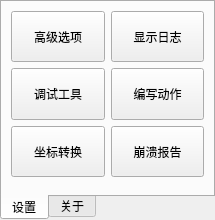
<?xml version="1.0" encoding="UTF-8"?>
<ui version="4.0">
 <class>SettingDialog</class>
 <widget class="QDialog" name="SettingDialog">
  <property name="geometry">
   <rect>
    <x>0</x>
    <y>0</y>
    <width>215</width>
    <height>220</height>
   </rect>
  </property>
  <property name="sizePolicy">
   <sizepolicy hsizetype="Expanding" vsizetype="Expanding">
    <horstretch>0</horstretch>
    <verstretch>0</verstretch>
   </sizepolicy>
  </property>
  <property name="minimumSize">
   <size>
    <width>215</width>
    <height>215</height>
   </size>
  </property>
  <property name="windowTitle">
   <string>更多设置</string>
  </property>
  <layout class="QGridLayout" name="gridLayout">
   <property name="leftMargin">
    <number>0</number>
   </property>
   <property name="topMargin">
    <number>0</number>
   </property>
   <property name="rightMargin">
    <number>0</number>
   </property>
   <property name="bottomMargin">
    <number>0</number>
   </property>
   <item row="0" column="0">
    <widget class="QTabWidget" name="tabWidget">
     <property name="tabPosition">
      <enum>QTabWidget::South</enum>
     </property>
     <property name="currentIndex">
      <number>0</number>
     </property>
     <widget class="QWidget" name="tab">
      <property name="sizePolicy">
       <sizepolicy hsizetype="Expanding" vsizetype="Expanding">
        <horstretch>0</horstretch>
        <verstretch>0</verstretch>
       </sizepolicy>
      </property>
      <attribute name="title">
       <string>设置</string>
      </attribute>
      <layout class="QGridLayout" name="gridLayout_2">
       <item row="3" column="0">
        <spacer name="verticalSpacer_2">
         <property name="orientation">
          <enum>Qt::Vertical</enum>
         </property>
         <property name="sizeType">
          <enum>QSizePolicy::Preferred</enum>
         </property>
         <property name="sizeHint" stdset="0">
          <size>
           <width>20</width>
           <height>8</height>
          </size>
         </property>
        </spacer>
       </item>
       <item row="1" column="1">
        <widget class="QPushButton" name="pb_customcommand">
         <property name="sizePolicy">
          <sizepolicy hsizetype="Expanding" vsizetype="Expanding">
           <horstretch>0</horstretch>
           <verstretch>0</verstretch>
          </sizepolicy>
         </property>
         <property name="maximumSize">
          <size>
           <width>16777215</width>
           <height>16777215</height>
          </size>
         </property>
         <property name="focusPolicy">
          <enum>Qt::NoFocus</enum>
         </property>
         <property name="text">
          <string>编写动作</string>
         </property>
         <property name="icon">
          <iconset resource="../pictures.qrc">
           <normaloff>:/customcommand/picture/create.gif</normaloff>:/customcommand/picture/create.gif</iconset>
         </property>
         <property name="iconSize">
          <size>
           <width>18</width>
           <height>18</height>
          </size>
         </property>
        </widget>
       </item>
       <item row="0" column="1">
        <widget class="QPushButton" name="pb_showlog">
         <property name="sizePolicy">
          <sizepolicy hsizetype="Expanding" vsizetype="Expanding">
           <horstretch>0</horstretch>
           <verstretch>0</verstretch>
          </sizepolicy>
         </property>
         <property name="focusPolicy">
          <enum>Qt::NoFocus</enum>
         </property>
         <property name="text">
          <string>显示日志</string>
         </property>
         <property name="icon">
          <iconset resource="../pictures.qrc">
           <normaloff>:/log/picture/paper.gif</normaloff>:/log/picture/paper.gif</iconset>
         </property>
         <property name="iconSize">
          <size>
           <width>18</width>
           <height>18</height>
          </size>
         </property>
        </widget>
       </item>
       <item row="0" column="0">
        <widget class="QPushButton" name="pb_advanced">
         <property name="sizePolicy">
          <sizepolicy hsizetype="Expanding" vsizetype="Expanding">
           <horstretch>0</horstretch>
           <verstretch>0</verstretch>
          </sizepolicy>
         </property>
         <property name="minimumSize">
          <size>
           <width>0</width>
           <height>0</height>
          </size>
         </property>
         <property name="focusPolicy">
          <enum>Qt::NoFocus</enum>
         </property>
         <property name="text">
          <string>高级选项</string>
         </property>
         <property name="icon">
          <iconset resource="../pictures.qrc">
           <normaloff>:/advanced/picture/gears.gif</normaloff>:/advanced/picture/gears.gif</iconset>
         </property>
         <property name="iconSize">
          <size>
           <width>20</width>
           <height>20</height>
          </size>
         </property>
        </widget>
       </item>
       <item row="1" column="0">
        <widget class="QPushButton" name="pb_debug_tool">
         <property name="sizePolicy">
          <sizepolicy hsizetype="Expanding" vsizetype="Expanding">
           <horstretch>0</horstretch>
           <verstretch>0</verstretch>
          </sizepolicy>
         </property>
         <property name="maximumSize">
          <size>
           <width>16777215</width>
           <height>16777215</height>
          </size>
         </property>
         <property name="focusPolicy">
          <enum>Qt::NoFocus</enum>
         </property>
         <property name="text">
          <string>调试工具</string>
         </property>
         <property name="icon">
          <iconset resource="../pictures.qrc">
           <normaloff>:/debug/picture/tool.gif</normaloff>:/debug/picture/tool.gif</iconset>
         </property>
         <property name="iconSize">
          <size>
           <width>18</width>
           <height>18</height>
          </size>
         </property>
        </widget>
       </item>
       <item row="2" column="0">
        <widget class="QPushButton" name="pb_coordinate_transformation">
         <property name="sizePolicy">
          <sizepolicy hsizetype="Expanding" vsizetype="Expanding">
           <horstretch>0</horstretch>
           <verstretch>0</verstretch>
          </sizepolicy>
         </property>
         <property name="maximumSize">
          <size>
           <width>16777215</width>
           <height>16777215</height>
          </size>
         </property>
         <property name="focusPolicy">
          <enum>Qt::NoFocus</enum>
         </property>
         <property name="toolTip">
          <string>&lt;html&gt;&lt;head/&gt;&lt;body&gt;&lt;p&gt;根据本机分辨率进行适应性调整&lt;/p&gt;&lt;/body&gt;&lt;/html&gt;</string>
         </property>
         <property name="styleSheet">
          <string notr="true"/>
         </property>
         <property name="text">
          <string>坐标转换</string>
         </property>
         <property name="icon">
          <iconset resource="../pictures.qrc">
           <normaloff>:/setting/picture/refresh.gif</normaloff>:/setting/picture/refresh.gif</iconset>
         </property>
         <property name="iconSize">
          <size>
           <width>18</width>
           <height>18</height>
          </size>
         </property>
        </widget>
       </item>
       <item row="2" column="1">
        <widget class="QPushButton" name="pb_crashreport">
         <property name="sizePolicy">
          <sizepolicy hsizetype="Expanding" vsizetype="Expanding">
           <horstretch>0</horstretch>
           <verstretch>0</verstretch>
          </sizepolicy>
         </property>
         <property name="focusPolicy">
          <enum>Qt::NoFocus</enum>
         </property>
         <property name="text">
          <string>崩溃报告</string>
         </property>
         <property name="icon">
          <iconset resource="../pictures.qrc">
           <normaloff>:/setting/picture/crash.gif</normaloff>:/setting/picture/crash.gif</iconset>
         </property>
         <property name="iconSize">
          <size>
           <width>19</width>
           <height>19</height>
          </size>
         </property>
        </widget>
       </item>
      </layout>
     </widget>
     <widget class="QWidget" name="tab_2">
      <property name="sizePolicy">
       <sizepolicy hsizetype="Expanding" vsizetype="Expanding">
        <horstretch>0</horstretch>
        <verstretch>0</verstretch>
       </sizepolicy>
      </property>
      <attribute name="title">
       <string>关于</string>
      </attribute>
      <layout class="QVBoxLayout" name="verticalLayout">
       <item>
        <widget class="QFrame" name="frame_2">
         <property name="sizePolicy">
          <sizepolicy hsizetype="Expanding" vsizetype="Expanding">
           <horstretch>0</horstretch>
           <verstretch>0</verstretch>
          </sizepolicy>
         </property>
         <property name="frameShape">
          <enum>QFrame::StyledPanel</enum>
         </property>
         <property name="frameShadow">
          <enum>QFrame::Raised</enum>
         </property>
         <layout class="QGridLayout" name="gridLayout_3">
          <property name="topMargin">
           <number>0</number>
          </property>
          <property name="bottomMargin">
           <number>0</number>
          </property>
          <item row="0" column="0">
           <widget class="QLabel" name="lb_chat">
            <property name="layoutDirection">
             <enum>Qt::LeftToRight</enum>
            </property>
            <property name="text">
             <string>交流频道：</string>
            </property>
           </widget>
          </item>
          <item row="0" column="1">
           <widget class="QPushButton" name="pb_qqchat">
            <property name="sizePolicy">
             <sizepolicy hsizetype="Expanding" vsizetype="Expanding">
              <horstretch>0</horstretch>
              <verstretch>0</verstretch>
             </sizepolicy>
            </property>
            <property name="minimumSize">
             <size>
              <width>25</width>
              <height>25</height>
             </size>
            </property>
            <property name="maximumSize">
             <size>
              <width>16777215</width>
              <height>16777215</height>
             </size>
            </property>
            <property name="cursor">
             <cursorShape>PointingHandCursor</cursorShape>
            </property>
            <property name="styleSheet">
             <string notr="true">QPushButton {  
    border: none; /* 移除默认边框 */  
    border-radius: 10px; /* 设置圆角半径，根据需要调整 */  
    background-color: rgb(240, 240, 240); /* 设置背景颜色 */  
}</string>
            </property>
            <property name="text">
             <string/>
            </property>
            <property name="icon">
             <iconset resource="../pictures.qrc">
              <normaloff>:/setting/picture/comments.gif</normaloff>:/setting/picture/comments.gif</iconset>
            </property>
            <property name="iconSize">
             <size>
              <width>27</width>
              <height>27</height>
             </size>
            </property>
           </widget>
          </item>
          <item row="1" column="1">
           <widget class="QPushButton" name="pb_help">
            <property name="sizePolicy">
             <sizepolicy hsizetype="Expanding" vsizetype="Expanding">
              <horstretch>0</horstretch>
              <verstretch>0</verstretch>
             </sizepolicy>
            </property>
            <property name="minimumSize">
             <size>
              <width>25</width>
              <height>25</height>
             </size>
            </property>
            <property name="maximumSize">
             <size>
              <width>16777215</width>
              <height>16777215</height>
             </size>
            </property>
            <property name="cursor">
             <cursorShape>PointingHandCursor</cursorShape>
            </property>
            <property name="toolTip">
             <string>&lt;html&gt;&lt;head/&gt;&lt;body&gt;&lt;p&gt;&lt;span style=&quot; font-family:'宋体';&quot;&gt;工具的帮助教程&lt;/span&gt;&lt;/p&gt;&lt;/body&gt;&lt;/html&gt;</string>
            </property>
            <property name="styleSheet">
             <string notr="true">QPushButton {  
    border: none; /* 移除默认边框 */  
    border-radius: 10px; /* 设置圆角半径，根据需要调整 */  
    background-color: rgb(240, 240, 240); /* 设置背景颜色 */  
}</string>
            </property>
            <property name="text">
             <string/>
            </property>
            <property name="icon">
             <iconset resource="../pictures.qrc">
              <normaloff>:/setting/picture/document.gif</normaloff>:/setting/picture/document.gif</iconset>
            </property>
            <property name="iconSize">
             <size>
              <width>27</width>
              <height>27</height>
             </size>
            </property>
           </widget>
          </item>
          <item row="1" column="0">
           <widget class="QLabel" name="lb_doc">
            <property name="text">
             <string>说明文档：</string>
            </property>
           </widget>
          </item>
          <item row="2" column="0">
           <widget class="QLabel" name="label_2">
            <property name="text">
             <string>软件版本：</string>
            </property>
           </widget>
          </item>
          <item row="2" column="1">
           <widget class="QLabel" name="lb_version">
            <property name="sizePolicy">
             <sizepolicy hsizetype="Expanding" vsizetype="Expanding">
              <horstretch>0</horstretch>
              <verstretch>0</verstretch>
             </sizepolicy>
            </property>
            <property name="minimumSize">
             <size>
              <width>25</width>
              <height>25</height>
             </size>
            </property>
            <property name="font">
             <font>
              <pointsize>10</pointsize>
             </font>
            </property>
            <property name="styleSheet">
             <string notr="true">QLabel {  
    border: none; /* 移除默认边框 */  
    border-radius: 10px; /* 设置圆角半径，根据需要调整 */  
    background-color: rgb(240, 240, 240); /* 设置背景颜色 */  
}</string>
            </property>
            <property name="text">
             <string>     v2.8.5</string>
            </property>
           </widget>
          </item>
         </layout>
        </widget>
       </item>
       <item>
        <widget class="QFrame" name="frame">
         <property name="sizePolicy">
          <sizepolicy hsizetype="Expanding" vsizetype="Expanding">
           <horstretch>0</horstretch>
           <verstretch>0</verstretch>
          </sizepolicy>
         </property>
         <property name="frameShape">
          <enum>QFrame::StyledPanel</enum>
         </property>
         <property name="frameShadow">
          <enum>QFrame::Raised</enum>
         </property>
         <layout class="QGridLayout" name="gridLayout_4">
          <property name="leftMargin">
           <number>0</number>
          </property>
          <property name="topMargin">
           <number>0</number>
          </property>
          <property name="rightMargin">
           <number>0</number>
          </property>
          <property name="bottomMargin">
           <number>0</number>
          </property>
          <item row="1" column="0">
           <widget class="QLabel" name="label">
            <property name="sizePolicy">
             <sizepolicy hsizetype="Expanding" vsizetype="Expanding">
              <horstretch>0</horstretch>
              <verstretch>0</verstretch>
             </sizepolicy>
            </property>
            <property name="frameShape">
             <enum>QFrame::NoFrame</enum>
            </property>
            <property name="frameShadow">
             <enum>QFrame::Raised</enum>
            </property>
            <property name="text">
             <string>&lt;html&gt;&lt;head/&gt;&lt;body&gt;&lt;p align=&quot;center&quot;&gt;&lt;span style=&quot; font-size:6pt; font-weight:600;&quot;&gt;免责声明&lt;/span&gt;&lt;/p&gt;&lt;p align=&quot;center&quot;&gt;&lt;span style=&quot; font-size:7pt;&quot;&gt;本工具仅限学习交流使用，应在获取软件的24小时内删除。挂机行为存在被ban风险，使用本工具，风险自负，任何后果与本工具无关。&lt;/span&gt;&lt;/p&gt;&lt;p&gt;&lt;span style=&quot; font-size:7pt;&quot;&gt;Icons by &lt;/span&gt;&lt;a href=&quot;https://icons8.com&quot;&gt;&lt;span style=&quot; font-size:7pt; text-decoration: underline; color:#0000ff;&quot;&gt;Icons8&lt;/span&gt;&lt;/a&gt;&lt;/p&gt;&lt;/body&gt;&lt;/html&gt;</string>
            </property>
            <property name="scaledContents">
             <bool>false</bool>
            </property>
            <property name="alignment">
             <set>Qt::AlignBottom|Qt::AlignLeading|Qt::AlignLeft</set>
            </property>
            <property name="wordWrap">
             <bool>true</bool>
            </property>
            <property name="indent">
             <number>-1</number>
            </property>
            <property name="openExternalLinks">
             <bool>false</bool>
            </property>
           </widget>
          </item>
          <item row="0" column="0">
           <widget class="Line" name="line">
            <property name="orientation">
             <enum>Qt::Horizontal</enum>
            </property>
           </widget>
          </item>
         </layout>
        </widget>
       </item>
      </layout>
     </widget>
    </widget>
   </item>
  </layout>
 </widget>
 <resources>
  <include location="../pictures.qrc"/>
 </resources>
 <connections/>
</ui>
